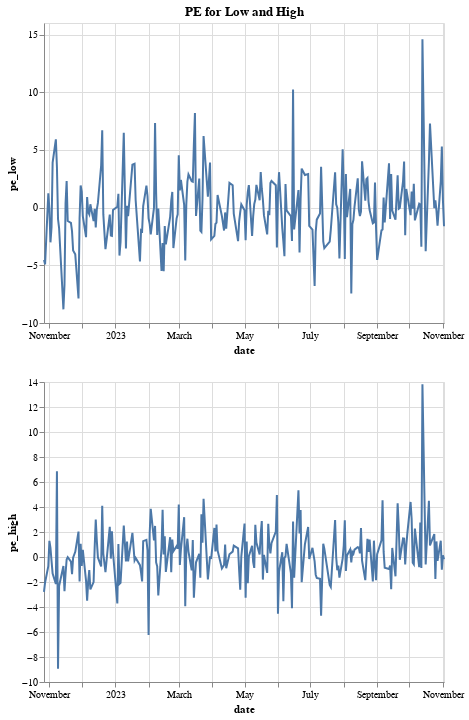

Notebook code cell kept with this figure:
### Markdown cell above
### NN Predictions with Sentiment

### Code cell
show_results('/home/flor/cs236/data/predictions_baseline83_sent.pkd')

### Figure 1 — Vega-Lite specification as saved in the notebook (floating-point values rounded to 4 significant figures; data arrays with more than 128 entries replaced by an {"elided": "..."} marker saying what was removed)
{"config": {"view": {"continuousWidth": 400, "continuousHeight": 300}}, "vconcat": [{"mark": "line", "encoding": {"x": {"type": "temporal", "field": "date"}, "y": {"type": "quantitative", "field": "pe_low"}}, "title": "PE for Low and High"}, {"mark": "line", "encoding": {"x": {"type": "temporal", "field": "date"}, "y": {"type": "quantitative", "field": "pe_high"}}}], "data": {"name": "data-069b2ea3dbc9b15e141fec6b9efb7e81"}, "$schema": "https://vega.github.io/schema/vega-lite/v4.8.1.json", "datasets": {"data-069b2ea3dbc9b15e141fec6b9efb7e81": {"elided": "233 records"}}}
